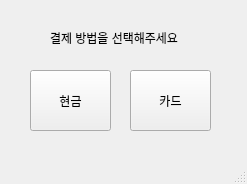
<?xml version="1.0" encoding="UTF-8"?>
<ui version="4.0">
 <class>MainWindow</class>
 <widget class="QMainWindow" name="MainWindow">
  <property name="geometry">
   <rect>
    <x>0</x>
    <y>0</y>
    <width>247</width>
    <height>184</height>
   </rect>
  </property>
  <property name="windowTitle">
   <string>MainWindow</string>
  </property>
  <widget class="QWidget" name="centralwidget">
   <widget class="QPushButton" name="cash_btn">
    <property name="geometry">
     <rect>
      <x>30</x>
      <y>70</y>
      <width>81</width>
      <height>61</height>
     </rect>
    </property>
    <property name="text">
     <string>현금</string>
    </property>
   </widget>
   <widget class="QPushButton" name="credit_btn">
    <property name="geometry">
     <rect>
      <x>130</x>
      <y>70</y>
      <width>81</width>
      <height>61</height>
     </rect>
    </property>
    <property name="text">
     <string>카드</string>
    </property>
   </widget>
   <widget class="QLabel" name="label">
    <property name="geometry">
     <rect>
      <x>50</x>
      <y>30</y>
      <width>141</width>
      <height>16</height>
     </rect>
    </property>
    <property name="text">
     <string>결제 방법을 선택해주세요</string>
    </property>
   </widget>
  </widget>
  <widget class="QMenuBar" name="menubar">
   <property name="geometry">
    <rect>
     <x>0</x>
     <y>0</y>
     <width>247</width>
     <height>18</height>
    </rect>
   </property>
  </widget>
  <widget class="QStatusBar" name="statusbar"/>
 </widget>
 <resources/>
 <connections/>
</ui>
